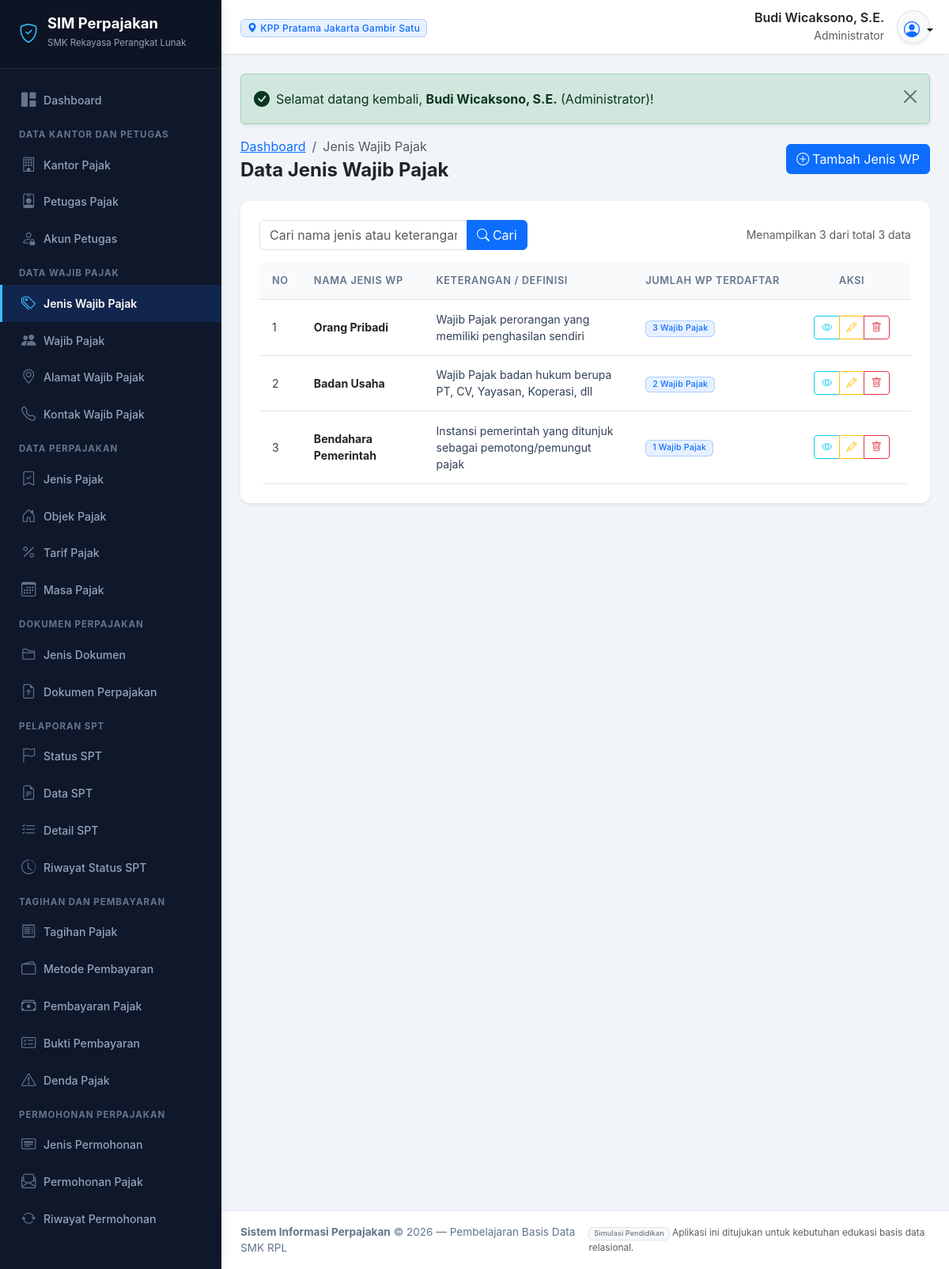
The page /modules/jenis_wajib_pajak/index.php (signed in) on the database its author committed.
### tables this page shows
CREATE TABLE `akun_petugas` (
  `id_akun` INT AUTO_INCREMENT PRIMARY KEY,
  `id_petugas` INT NOT NULL UNIQUE,
  `nama_pengguna` VARCHAR(50) NOT NULL UNIQUE,
  `kata_sandi` VARCHAR(255) NOT NULL,
  `peran` VARCHAR(50) NOT NULL,
  `status_akun` ENUM('Aktif', 'Nonaktif') DEFAULT 'Aktif',
  `terakhir_masuk` DATETIME NULL,
  `created_at` TIMESTAMP DEFAULT CURRENT_TIMESTAMP,
  CONSTRAINT `fk_akun_petugas` FOREIGN KEY (`id_petugas`) 
    REFERENCES `petugas_pajak` (`id_petugas`) ON UPDATE CASCADE ON DELETE CASCADE
);

CREATE TABLE `kantor_pajak` (
  `id_kantor` INT AUTO_INCREMENT PRIMARY KEY,
  `kode_kantor` VARCHAR(20) NOT NULL UNIQUE,
  `nama_kantor` VARCHAR(150) NOT NULL,
  `alamat` TEXT NOT NULL,
  `kota` VARCHAR(100) NOT NULL,
  `nomor_telepon` VARCHAR(30) NOT NULL,
  `email` VARCHAR(100) NOT NULL,
  `created_at` TIMESTAMP DEFAULT CURRENT_TIMESTAMP
);

CREATE TABLE `petugas_pajak` (
  `id_petugas` INT AUTO_INCREMENT PRIMARY KEY,
  `id_kantor` INT NOT NULL,
  `nama_petugas` VARCHAR(150) NOT NULL,
  `nomor_identitas` VARCHAR(50) NOT NULL UNIQUE,
  `jabatan` VARCHAR(100) NOT NULL,
  `nomor_telepon` VARCHAR(30) NOT NULL,
  `email` VARCHAR(100) NOT NULL,
  `status` ENUM('Aktif', 'Nonaktif') DEFAULT 'Aktif',
  `created_at` TIMESTAMP DEFAULT CURRENT_TIMESTAMP,
  CONSTRAINT `fk_petugas_kantor` FOREIGN KEY (`id_kantor`) 
    REFERENCES `kantor_pajak` (`id_kantor`) ON UPDATE CASCADE ON DELETE RESTRICT
);

CREATE TABLE `jenis_wajib_pajak` (
  `id_jenis_wajib_pajak` INT AUTO_INCREMENT PRIMARY KEY,
  `nama_jenis` VARCHAR(100) NOT NULL UNIQUE,
  `keterangan` TEXT NULL
);

### modules/jenis_wajib_pajak/index.php (the view, shortened to what this page needs)
<?php
require_once __DIR__ . '/../../includes/header.php';
$cari = bersihkan($_GET['cari'] ?? '');
$halaman = max(1, (int)($_GET['halaman'] ?? 1));
$limit = 10;
$offset = ($halaman - 1) * $limit;
$where = '';
$params = [];
$total_data = ambil_satu("SELECT COUNT(*) as total FROM jenis_wajib_pajak $where", $params)['total'];
$query = "
    SELECT j.*, COUNT(w.id_wajib_pajak) as total_wp
    FROM jenis_wajib_pajak j
    LEFT JOIN wajib_pajak w ON j.id_jenis_wajib_pajak = w.id_jenis_wajib_pajak
    $where
    GROUP BY j.id_jenis_wajib_pajak
    ORDER BY j.id_jenis_wajib_pajak ASC
    LIMIT $limit OFFSET $offset
";
$data_list = ambil_semua($query, $params);
?>
<div class="d-flex flex-column flex-md-row justify-content-between align-items-md-center mb-4 gap-2">
    <div>
        <nav aria-label="breadcrumb">
            <ol class="breadcrumb mb-1">
                <li class="breadcrumb-item"><a href="<?= base_url('dashboard.php') ?>">Dashboard</a></li>
                <li class="breadcrumb-item active" aria-current="page">Jenis Wajib Pajak</li>
            </ol>
        </nav>
        <h4 class="fw-bold mb-0 text-dark">Data Jenis Wajib Pajak</h4>
    </div>
    <div>
        <a href="tambah.php" class="btn btn-primary">
            <i class="bi bi-plus-circle me-1"></i>Tambah Jenis WP
        </a>
    </div>
</div>
<div class="card border-0 shadow-sm">
    <div class="card-body p-3 p-md-4">
        <form method="GET" class="row g-2 mb-3">
            <div class="col-12 col-md-5">
                <div class="input-group">
                    <input type="text" name="cari" class="form-control" placeholder="Cari nama jenis atau keterangan..." value="<?= escape($cari) ?>">
                    <button class="btn btn-primary" type="submit"><i class="bi bi-search me-1"></i>Cari</button>
                </div>
            </div>
            <div class="col-12 col-md-7 text-md-end text-muted small d-flex align-items-center justify-content-md-end">
                Menampilkan <?= count($data_list) ?> dari total <?= $total_data ?> data
            </div>
        </form>
        <div class="table-responsive">
            <table class="table table-hover align-middle mb-0">
                <thead>
                    <tr>
                        <th style="width: 50px;">No</th>
                        <th>Nama Jenis WP</th>
                        <th>Keterangan / Definisi</th>
                        <th>Jumlah WP Terdaftar</th>
                        <th style="width: 150px;" class="text-center">Aksi</th>
                    </tr>
                </thead>
                <tbody>
                    <?php if (empty($data_list)): ?>
                        <tr><td colspan="5" class="text-center py-4 text-muted">Tidak ada data jenis wajib pajak.</td></tr>
                    <?php else: ?>
                        <?php $no = $offset + 1; foreach ($data_list as $row): ?>
                            <tr>
                                <td><?= $no++ ?></td>
                                <td>
                                    <div class="fw-bold text-dark"><?= escape($row['nama_jenis']) ?></div>
                                </td>
                                <td><?= escape($row['keterangan']) ?></td>
                                <td>
                                    <span class="badge bg-primary bg-opacity-10 text-primary border border-primary border-opacity-25 px-2 py-1">
                                        <?= (int)$row['total_wp'] ?> Wajib Pajak
                                    </span>
                                </td>
                                <td class="text-center">
                                    <div class="btn-group btn-action-group" role="group">
                                        <a href="detail.php?id=<?= $row['id_jenis_wajib_pajak'] ?>" class="btn btn-sm btn-outline-info" title="Lihat Detail">
                                            <i class="bi bi-eye"></i>
                                        </a>
                                        <a href="edit.php?id=<?= $row['id_jenis_wajib_pajak'] ?>" class="btn btn-sm btn-outline-warning" title="Ubah Data">
                                            <i class="bi bi-pencil"></i>
                                        </a>
                                        <a href="#" class="btn btn-sm btn-outline-danger" title="Hapus Data" onclick="return konfirmasiHapus('hapus.php?id=<?= $row['id_jenis_wajib_pajak'] ?>&csrf_token=<?= csrf_token() ?>', 'Hapus jenis wajib pajak <strong><?= escape($row['nama_jenis']) ?></strong>?');">
                                            <i class="bi bi-trash"></i>
                                        </a>
                                    </div>
                                </td>
                            </tr>
                        <?php endforeach; ?>
                    <?php endif; ?>
                </tbody>
            </table>
        </div>
    </div>
</div>
<?php require_once __DIR__ . '/../../includes/footer.php'; ?>

### includes/header.php (shortened to what this page needs)
<?php
require_once __DIR__ . '/fungsi.php';
$user_aktif = pengguna_login();
$nama_user = $user_aktif['nama_petugas'] ?? $_SESSION['nama_pengguna'] ?? 'Petugas';
$peran_user = $user_aktif['peran'] ?? 'Petugas Pajak';
$kantor_user = $user_aktif['nama_kantor'] ?? 'Kantor Pajak';
?>
<!DOCTYPE html>
<html lang="id">
<head>
    <link rel="stylesheet" href="<?= base_url('assets/css/bootstrap.min.css') ?>">
    <link rel="stylesheet" href="<?= base_url('assets/css/bootstrap-icons.min.css') ?>">
    <link rel="stylesheet" href="<?= base_url('assets/css/style.css') ?>">
    <link rel="stylesheet" href="https://cdn.jsdelivr.net/npm/bootstrap-icons@1.11.3/font/bootstrap-icons.min.css" onerror="this.onerror=null;">
</head>
<body>
<div class="app-wrapper">
    <?php require_once __DIR__ . '/sidebar.php'; ?>
    <div class="app-content">
        <header class="app-header">
            <div class="d-flex align-items-center">
                <div class="d-none d-sm-block">
                    <span class="badge bg-primary bg-opacity-10 text-primary border border-primary border-opacity-25 px-2 py-1">
                        <i class="bi bi-geo-alt-fill me-1"></i><?= escape($kantor_user) ?>
                    </span>
                </div>
            </div>
            <div class="d-flex align-items-center gap-3">
                <div class="text-end d-none d-md-block">
                    <div class="fw-semibold text-dark lh-sm"><?= escape($nama_user) ?></div>
                    <small class="text-muted"><?= escape($peran_user) ?></small>
                </div>
                <div class="dropdown">
                    <button class="btn btn-light rounded-circle p-2 border shadow-sm dropdown-toggle" type="button" id="userDropdown" data-bs-toggle="dropdown" aria-expanded="false" style="width: 42px; height: 42px;">
                        <i class="bi bi-person-circle fs-5 text-primary"></i>
                    </button>
                </div>
            </div>
        </header>
        <main class="p-3 p-md-4 flex-grow-1">

### assets/css/style.css (style rules this page uses)
:root { --primary-color: #1e3a8a; --primary-light: #3b82f6; --primary-dark: #0f172a; --secondary-color: #0d9488; --accent-gold: #f59e0b; --bg-main: #f1f5f9; --sidebar-bg: #0f172a; --sidebar-hover: #1e293b; --sidebar-active: #2563eb; --card-border: #e2e8f0; }
body { background-color: var(--bg-main); font-family: -apple-system, BlinkMacSystemFont, "Segoe UI", Roboto, "Helvetica Neue", Arial, sans-serif; color: #334155; min-height: 100vh; display: flex; flex-direction: column; }
.app-wrapper { display: flex; min-height: 100vh; width: 100%; }
.app-content { flex-grow: 1; display: flex; flex-direction: column; min-width: 0; background-color: var(--bg-main); }
.app-header { background-color: #ffffff; border-bottom: 1px solid #e2e8f0; padding: 0.75rem 1.5rem; display: flex; align-items: center; justify-content: space-between; box-shadow: 0 1px 3px rgba(0,0,0,0.03); position: sticky; top: 0; z-index: 1010; }
.card { border: 1px solid var(--card-border); border-radius: 0.75rem; box-shadow: 0 1px 3px rgba(0,0,0,0.05); background: #ffffff; }
.table-responsive { border-radius: 0.5rem; }
.table th { font-size: 0.8rem; text-transform: uppercase; letter-spacing: 0.05em; font-weight: 600; color: #64748b; background-color: #f8fafc; border-top: none; white-space: nowrap; padding: 0.85rem 1rem; }
.table td { padding: 0.85rem 1rem; vertical-align: middle; font-size: 0.88rem; color: #334155; }
.badge { font-weight: 500; letter-spacing: 0.02em; }
.btn-action-group .btn { padding: 0.28rem 0.55rem; font-size: 0.8rem; }

### rows shown on the page
akun_petugas: kantor_pajak.nama_kantor "KPP Pratama Jakarta Gambir Satu", id_petugas.nama_petugas "Budi Wicaksono, S.E.", peran "Administrator"
jenis_wajib_pajak: nama_jenis "Orang Pribadi", keterangan "Wajib Pajak perorangan yang memiliki penghasilan sendiri", total_wp "3"
jenis_wajib_pajak: nama_jenis "Badan Usaha", keterangan "Wajib Pajak badan hukum berupa PT, CV, Yayasan, Koperasi, dll", total_wp "2"
jenis_wajib_pajak: nama_jenis "Bendahara Pemerintah", keterangan "Instansi pemerintah yang ditunjuk sebagai pemotong/pemungut pajak", total_wp "1"

### other values the page prints
$flash['pesan'] "Selamat datang kembali, Budi Wicaksono, S.E. (Administrator)!"
count($data_list) "3"
$total_data "3"
